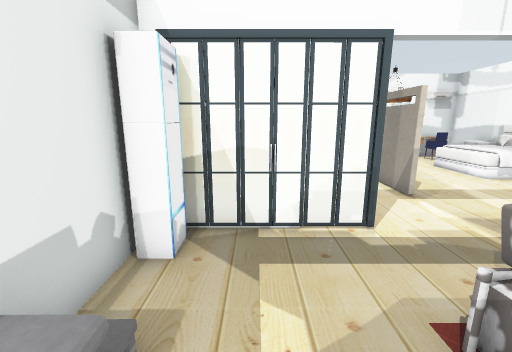
[1] (above)

16 first-person views from a walk through a robot-simulator world made for Gazebo. The camera is 1.3 m above the floor, tilts 12° down and sees 90° across. The floor is counted in squares, 0.5 m on a side. Each view is taken from the middle of a square. On the plan, view 1 faces up. The plan holds only what a view shows up to about 18 squares ahead; the rest is blank. Some surface patterns are stand-ins.

[2]
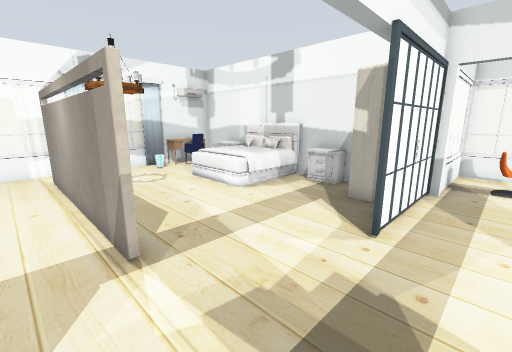

[3]
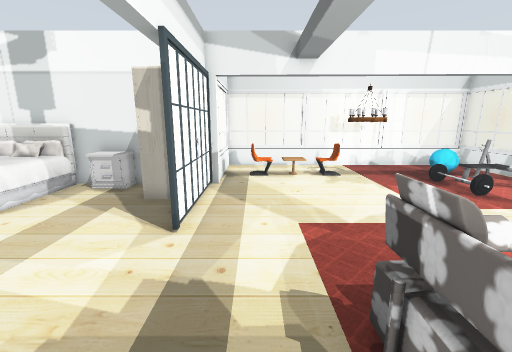

[4]
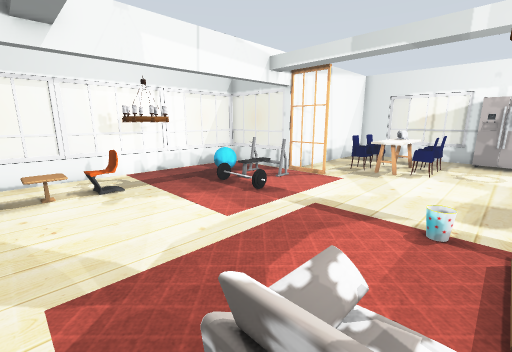

[5]
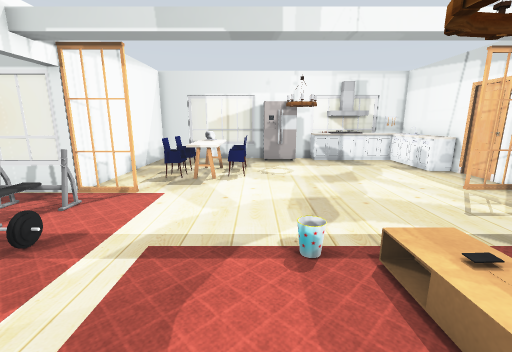

[6]
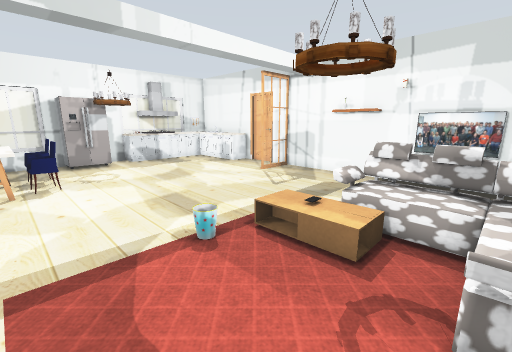

[7]
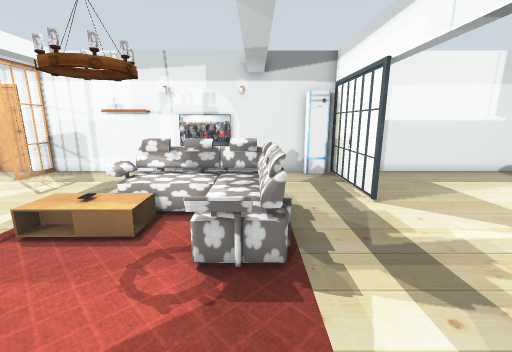

[8]
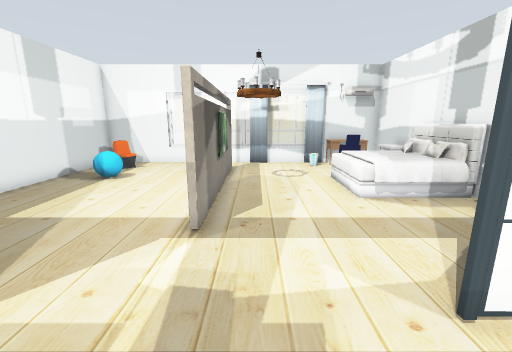

[9]
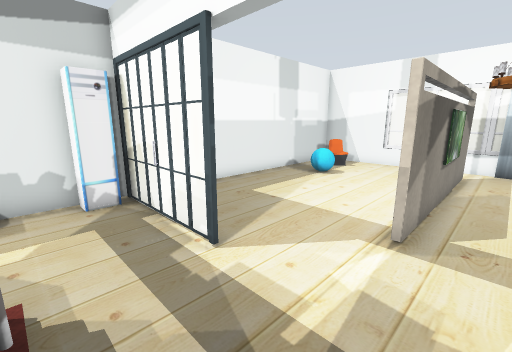

[10]
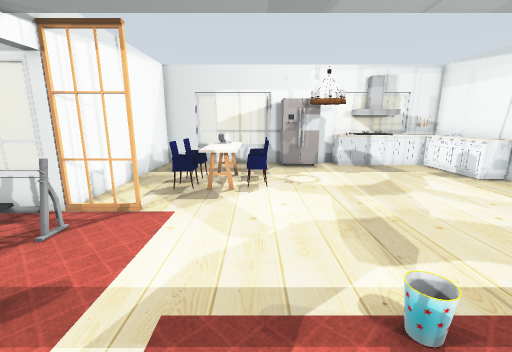

[11]
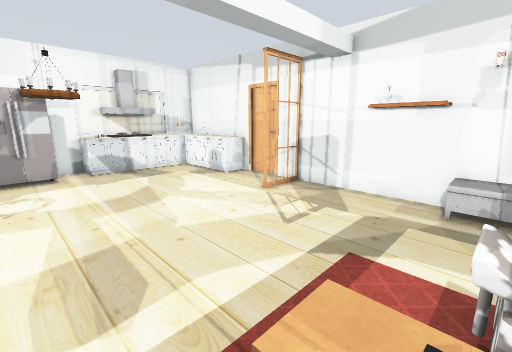

[12]
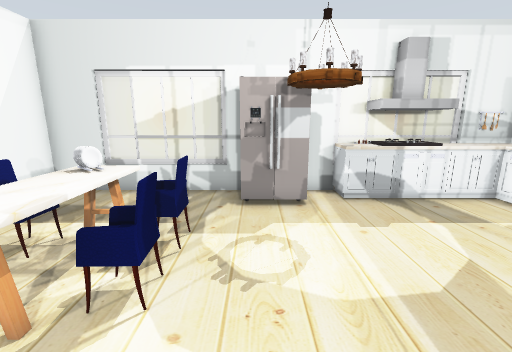

[13]
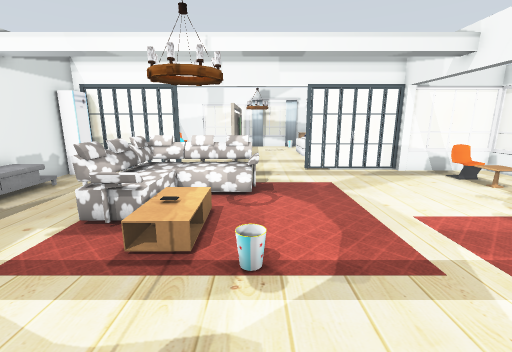

[14]
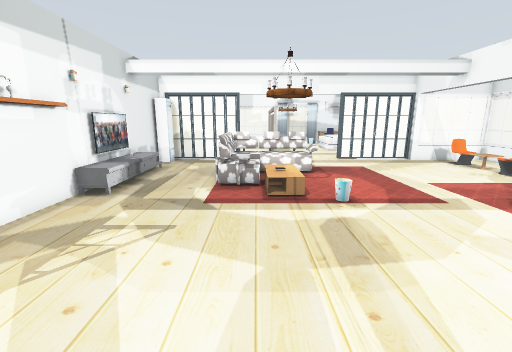

[15]
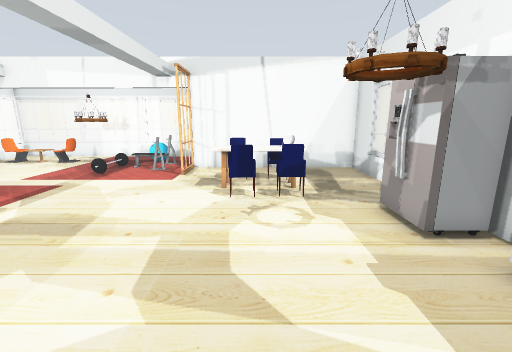

[16]
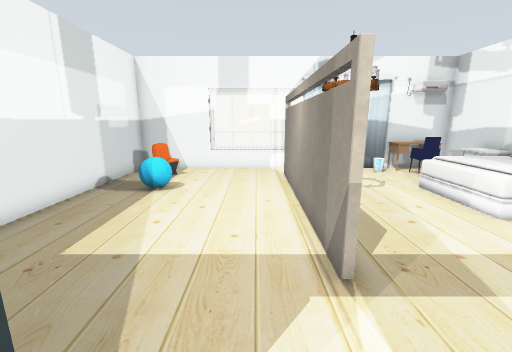

### Floor plan
Points are (right, up) in squares from view 1. A wall is a line through its corners. A room is listed if a view was taken in it or the views show most of it. See-through windows are left out.
Room 1 (views 1, 2, 3, 4, 5, 6, 7, 8, 9, 10, 11, 12, 13, 14, 15, 16)
walls: (5.4, 8.8) (5.4, 12.5); (15.5, 5.6) (14.7, 5.6); (-2.5, 6) (-2.5, -9.5); (14.7, 8.7) (14.7, 19.6) (11.3, 19.6); (5.6, 12.5) (5.6, 8.8); (5.4, 14.4) (5.4, 17.6); (-2.5, -12) (-2.5, -17.6) (-1.4, -17.6); (5.6, 17.6) (5.6, 14.4); (7.4, -17.6) (14.7, -17.6) (14.7, -8.3) (19.5, -8.3); (4, -17.6) (5.9, -17.6); (1.6, 19.6) (-2.5, 19.6) (-2.5, 8.6)
low walls: (19.5, 0.5) (19.5, 5.7); (19.5, -8.3) (19.5, -3.4); (6.5, 19.6) (5.4, 19.6)
objects: door leaf (-3, -11); kitchen cabinet (-2, -17) to (0, -13); door leaf (-2, -9) to (0, -9); other object (-2, -5); other object (-2, -4); TV cabinet (-2, -3) to (-1, -1); TV (-2, -2) to (-2, 1); TV cabinet (-2, 2); other object (-2, 5); other object (-1, -18); chair (-1, 17) to (0, 18); window (0, -18) to (1, -18); door leaf (0, 6); cyan ball (0, 15); other object (1, -17) to (2, -17); bench (2, -18); door leaf (2, 6) to (3, 6); window (2, 20) to (5, 20); kitchen cabinet (3, -17) to (4, -17); sofa (3, -2) to (7, 3); coffee table (4, -3) to (5, -1); lamp (5, -15) to (6, -14); table (5, -2); lamp (5, -2) to (6, -1); fridge (6, -17) to (7, -16); TV (6, 13); lamp (6, 13) to (8, 15); bin (7, -4); window (7, 20) to (10, 20); window (9, -18); chair (9, -13); chair (9, -12) to (9, -11); kitchen table (10, -14) to (11, -14); table (10, -13) to (11, -13); kitchen table (10, -12) to (11, -11); door leaf (10, 6); other object (10, 18) to (11, 19); chair (11, -11) to (12, -11); bed (11, 12) to (14, 15); curtain (11, 19); chair (12, -13); door leaf (12, 6); chair (12, 17) to (13, 18); desk (12, 18) to (14, 19); door leaf (13, -8) to (14, -8); other object (13, -4) to (15, -4); wardrobe (13, 7) to (14, 8); other object (14, -7) to (16, -5); nightstand (14, 9) to (14, 10); nightstand (14, 16) to (14, 17); lamp (16, -2) to (17, -1); table (16, 2) to (17, 2); window (16, 6) to (19, 6); window (17, -8) to (19, -8); cyan ball (17, -6) to (17, -5); chair (17, 0) to (17, 1); chair (17, 3) to (17, 4); window (20, -6); window (20, -3) to (20, 0); window (20, 4)

Where each view was taken, in squares from view 1:
view 1: 0 up, 0 right, facing up
view 2: 4 up, 4 right, facing up-right
view 3: 4 up, 4 right, facing right
view 4: 3 up, 6 right, facing down-right
view 5: 1 up, 8 right, facing down
view 6: 1 up, 10 right, facing down-left
view 7: 2 up, 11 right, facing left
view 8: 3 up, 7 right, facing up
view 9: 3 up, 7 right, facing up-left
view 10: 1 down, 9 right, facing down
view 11: 2 down, 7 right, facing down-left
view 12: 8 down, 7 right, facing down
view 13: 8 down, 7 right, facing up
view 14: 12 down, 4 right, facing up
view 15: 12 down, 0 right, facing right
view 16: 5 up, 4 right, facing up
